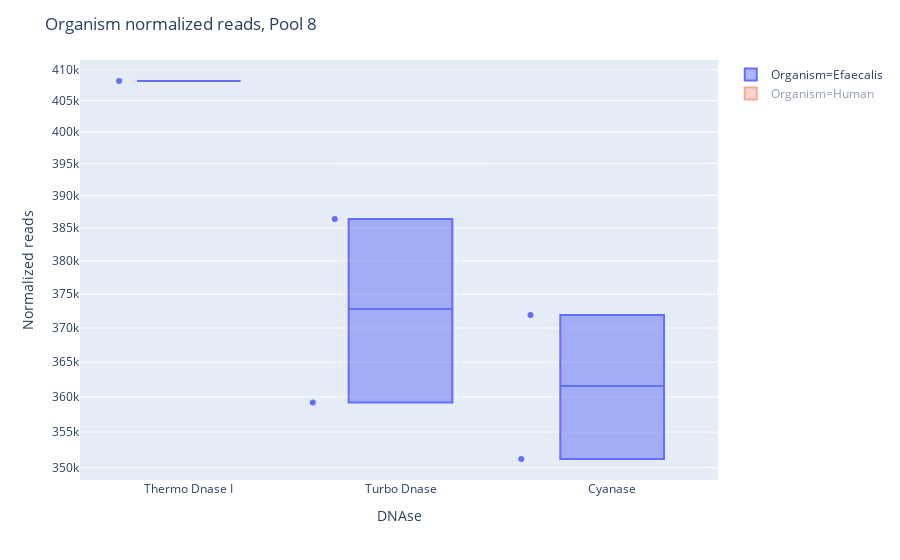

Notebook source saved alongside this figure:
### Code cell
org_list = ['Efaecalis', 'Human']
fig = px.box(merged_melt[(merged_melt['Pool'] == 'Pool 8') & (merged_melt['Organism'].isin(org_list)) & ~(merged_melt['Normalized reads'] == 0)],
             x='DNAse', y='Normalized reads', color='Organism',
             log_y=True, points='all', hover_data=['Accession'])
fig.update_layout(height=700, title='Organism normalized reads, Pool 8')
fig.show()
fig.write_html('plots/Organism_normalized_reads_pool8.html')

### Figure 1 — Plotly figure (JSON) as saved in the notebook; plotly's stock layout.template omitted (floating-point values rounded to 4 significant figures)
{"data": [{"alignmentgroup": "True", "boxpoints": "all", "customdata": [["IDBD-D101202"], ["IDBD-D101211"], ["IDBD-D101212"], ["IDBD-D101221"], ["IDBD-D101222"]], "hoverlabel": {"namelength": 0}, "hovertemplate": "Organism=Efaecalis<br>DNAse=%{x}<br>Normalized reads=%{y}<br>Accession=%{customdata[0]}", "legendgroup": "Organism=Efaecalis", "marker": {"color": "#636efa"}, "name": "Organism=Efaecalis", "notched": false, "offsetgroup": "Organism=Efaecalis", "orientation": "v", "showlegend": true, "type": "box", "x": ["Thermo Dnase I", "Turbo Dnase", "Turbo Dnase", "Cyanase", "Cyanase"], "x0": " ", "xaxis": "x", "y": [408200.0, 359200.0, 386400.0, 351200.0, 371900.0], "y0": " ", "yaxis": "y"}, {"alignmentgroup": "True", "boxpoints": "all", "customdata": [["IDBD-D101201"], ["IDBD-D101202"], ["IDBD-D101211"], ["IDBD-D101212"], ["IDBD-D101221"], ["IDBD-D101222"]], "hoverlabel": {"namelength": 0}, "hovertemplate": "Organism=Human<br>DNAse=%{x}<br>Normalized reads=%{y}<br>Accession=%{customdata[0]}", "legendgroup": "Organism=Human", "marker": {"color": "#EF553B"}, "name": "Organism=Human", "notched": false, "offsetgroup": "Organism=Human", "orientation": "v", "showlegend": true, "type": "box", "visible": "legendonly", "x": ["Thermo Dnase I", "Thermo Dnase I", "Turbo Dnase", "Turbo Dnase", "Cyanase", "Cyanase"], "x0": " ", "xaxis": "x", "y": [1429000.0, 800900.0, 488200.0, 465500.0, 697400.0, 561300.0], "y0": " ", "yaxis": "y"}], "layout": {"autosize": true, "boxmode": "group", "legend": {"tracegroupgap": 0}, "margin": {"t": 60}, "title": {"text": "Organism normalized reads, Pool 8"}, "xaxis": {"anchor": "y", "autorange": true, "domain": [0, 1], "range": [-0.5075, 2.5], "title": {"text": "DNAse"}, "type": "category"}, "yaxis": {"anchor": "x", "autorange": true, "domain": [0, 1], "range": [5.542, 5.614], "title": {"text": "Normalized reads"}, "type": "log"}}}
